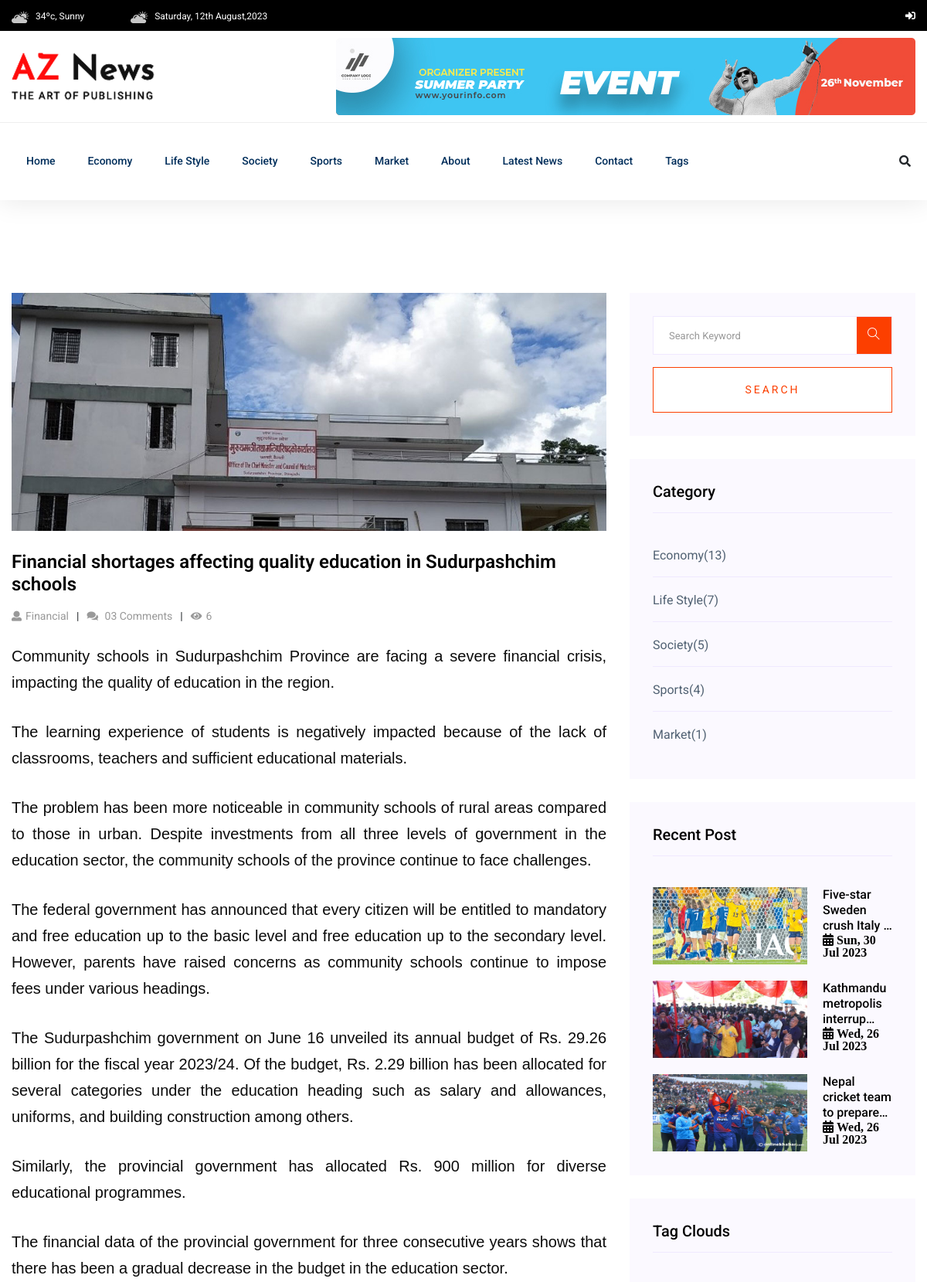
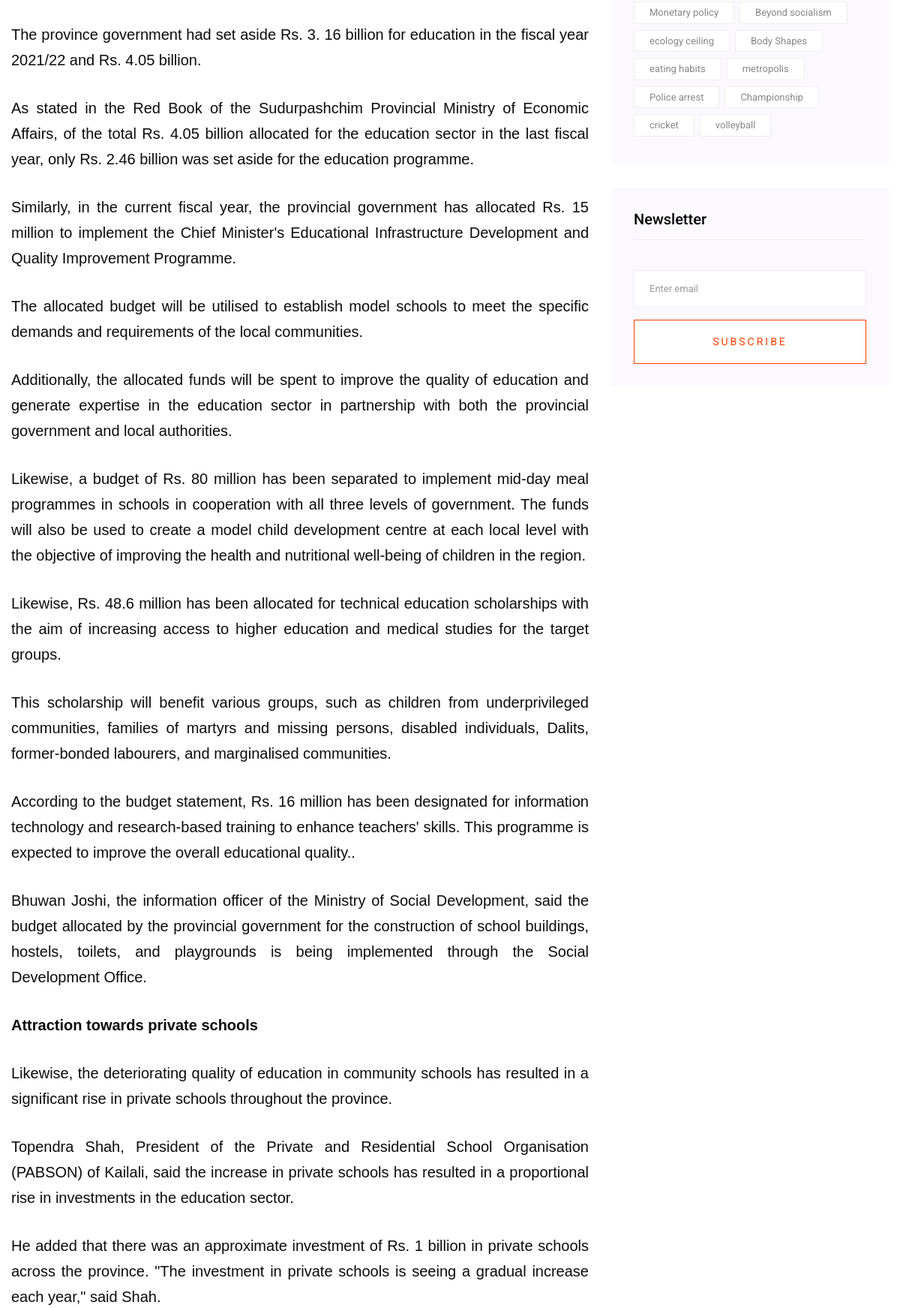
Screenshot of /post-detail/36/ (upper part) with the database file from the repository (2 pictures, top to bottom).
### news_app/models.py (models this page shows, shortened)
class Category(models.Model):
     name = models.CharField(max_length=100)

class Post(models.Model):
     STATUS_CHOICES = [
          ("active", "Active"),
          ("in_active", "Inactive"),
     ]
     title = models.CharField(max_length=255)
     content = models.TextField()
     feature_image = models.ImageField(upload_to="post_images/%Y/%m/%d", blank=False)
     author = models.ForeignKey("auth.User", on_delete=models.CASCADE)
     status = models.CharField(max_length=20, choices=STATUS_CHOICES, default="active")
     views_count = models.PositiveBigIntegerField(default=0)
     published_at = models.DateField(null=True, blank=True)
     category = models.ForeignKey(Category, on_delete=models.CASCADE)
     tag = models.ManyToManyField(Tag)

class Tag(models.Model):
     name = models.CharField(max_length=100)
     def __str__(self):
          return self.name

### news_app/views.py (the view)
# urls.py: path("post-detail/<int:pk>/", views.PostDetailView.as_view(), name="post-detail"),
class PostDetailView(DetailView):
    model = Post
    template_name = "aznews/detail/detail.html"
    context_object_name = "post"
    paginate_by = 1
    def get_queryset(self):
        query = super().get_queryset()
        query = query.filter(published_at__isnull=False, status="active")
        return query
    def get_context_data(self, **kwargs):
        context = super().get_context_data(**kwargs)
        obj = self.get_object()
        obj.views_count += 1
        obj.save()
        context["previous_post"] = (
            Post.objects.filter(
                published_at__isnull=False, status="active", id__lt=obj.id
            )
            .order_by("-id")
            .first()
        )
        context["next_post"] = (
            Post.objects.filter(
                published_at__isnull=False, status="active", id__gt=obj.id
            )
            .order_by("id")
            .first()
        )
        return context

### news_app/navbar.py (called while the page is built)
def navigation(request):
     categories = Category.objects.all()[:5]
     tags = Tag.objects.all()[:10]
     trending_posts = Post.objects.filter(published_at__isnull = False, status = "active").order_by("-views_count")[:3]
     return{
          "categories":categories,
          "tags":tags,
          "trending_posts":trending_posts,
     }

### templates/aznews/detail/detail.html (shortened to what this page needs)
{% extends "aznews/base.html" %}
{% load static %}
{% block content %}
<section class="blog_area single-post-area section-padding">
<div class="container">
<div class="row">
<div class="col-lg-8 posts-list">
     {% include "aznews/detail/left/post_detail.html" %}
</div>
<div class="col-lg-4">
     <div class="blog_right_sidebar">
          {% include "aznews/list/right/search_form.html" %}
          {% include "aznews/list/right/category.html" %}
          {% include "aznews/list/right/popular_posts.html" %}
          {% include "aznews/list/right/tags.html" %}
          {% include "aznews/list/right/newsletter.html" %}
     </div>
</div>
</div>
</div>
</section>
{% endblock content %}

### templates/aznews/header.html (shortened to what this page needs)
{% load static %}
<header>
    <div class="header-area">
        <div class="main-header ">
            <div class="header-top black-bg d-none d-md-block">
                <div class="container">
                    <div class="col-xl-12">
                        <div class="row d-flex justify-content-between align-items-center">
                            <div class="header-info-left">
                                <ul>
                                    <li><img src="{% static 'aznews/assets/img/icon/header_icon1.png' %}" alt="">34ºc,
                                        Sunny </li>
                                    <li><img src="{% static 'aznews/assets/img/icon/header_icon1.png' %}"
                                            alt="">{% now 'l, jS F,Y' %}</li>
                                </ul>
                            </div>
                            <div class="header-info-right">
                                <ul class="header-social">
                                    {% if user.is_authenticated %}
                                    <li><a href="https://twitter.com/aznews_tv"><i class="fab fa-twitter"></i></a></li>
                                    <li><a href="https://www.instagram.com/aznews.ant/"><i class="fab fa-instagram"></i></a></li>
                                    <li> <a href="#"><i class="fab fa-pinterest-p"></i></a></li>
                                    <li><a href="{%url 'news_admin:post-create' %}"><i class="fas fa-plus"></i></a></li>
                                    <li><a href="{%url 'news_admin:draft-list' %}"><i class="fas fa-paste"></i></a></li>
                                    <li><a href="{%url 'logout' %}"><i class="fas fa-sign-out-alt"></i></a></li>
                                    {% else %}
                                    <li><a href="{%url 'login' %}"><i class="fas fa-sign-in-alt"></i></a></li>
                                    {% endif %}
                                </ul>
                            </div>
                        </div>
                    </div>
                </div>
            </div>
            <div class="header-mid d-none d-md-block">
                <div class="container">
                    <div class="row d-flex align-items-center">
                        <div class="col-xl-3 col-lg-3 col-md-3">
                            <div class="logo">
                                <a href="/"><img src="{% static 'aznews/assets/img/logo/logo.png' %}" alt=""></a>
                            </div>
                        </div>
                        <div class="col-xl-9 col-lg-9 col-md-9">
                            <div class="header-banner f-right ">
                                <img src="{% static 'aznews/assets/img/hero/header_card.jpg' %}" alt="">
                            </div>
                        </div>
                    </div>
                </div>
            </div>
            <div class="header-bottom header-sticky">
                <div class="container">
                    <div class="row align-items-center">
                        <div class="col-xl-10 col-lg-10 col-md-12 header-flex">
                            <div class="main-menu d-none d-md-block">
                                <nav>
                                    <ul id="navigation">
                                        <li><a href="/">Home</a></li>
                                        {% for category in categories %}
                                        <li><a
                                                href="{% url 'post-by-category' category.id %}">{{category.name|title}}</a>
                                        </li>
                                        {% endfor %}
                                        <li><a href="{% url 'about' %}">About</a></li>
                                        <li><a href="{% url 'post-list' %}">Latest News</a></li>
                                        <li><a href="{% url 'contact' %}">Contact</a></li>
                                        <li><a href="#">Tags</a>
                                        </li>
                                    </ul>
                                </nav>
                            </div>
                        </div>
                        <div class="col-xl-2 col-lg-2 col-md-4">
                            <div class="header-right-btn f-right d-none d-lg-block">
                                <i class="fas fa-search special-tag"></i>
                            </div>
                        </div>
                        <div class="col-12">
                        </div>
                    </div>
                </div>
            </div>
        </div>
    </div>
</header>

### templates/aznews/detail/left/post_detail.html
{% load static %}
<div class="single-post">
     <div class="feature-img">
     <img class="img-fluid" src="{{ post.feature_image.url }}" alt="{{ post.title}}">
     </div>
     <div class="blog_details">
     <h2>{{ post.title}}</h2>
     <ul class="blog-info-link mt-3 mb-4">
          <li><a href="#"><i class="fa fa-user"></i>{{ post.tag.all|join:","}}</a></li>
          <li><a href="#"><i class="fa fa-comments"></i> 03 Comments</a></li>
          <li><a href="#"><i class="fa fa-eye"></i>{{post.views_count}}</a></li>
     </ul>
    {{ post.content|safe}}
     </div>
</div>

### templates/aznews/list/right/category.html
{% load static %}
<aside class="single_sidebar_widget post_category_widget">
     <h4 class="widget_title">Category</h4>
     <ul class="list cat-list">
          {% for category in categories %}
          <li>
               <a href="#" class="d-flex">
                    <p>{{category.name|title}}</p>
                    <p>({{category.post_set.count}})</p>
               </a>
          </li>
          {% endfor %}
     </ul>
</aside>

### templates/aznews/list/right/popular_posts.html
{% load static %}
<aside class="single_sidebar_widget popular_post_widget">
     <h3 class="widget_title">Recent Post</h3>
     {% for trending_post in trending_posts %}
     <div class="media post_item">
          <a href="{% url 'post-detail' trending_post.pk %}"><img src="{{trending_post.feature_image.url}}" alt="{{trending_post.title}}" width="200px" height="100px"></a>
          <div class="media-body">
               <a href="{% url 'post-detail' trending_post.pk %}">
                    <h3>{{trending_post.title |truncatechars:30}}<br><i class="fa fa-calendar-alt">{{trending_post.published_at|date:" D, j M Y"}}</i></h3>
               </a>
          </div>
     </div>
     {% endfor %}
</aside>

### templates/aznews/list/right/tags.html
{% load static %}
<aside class="single_sidebar_widget tag_cloud_widget">
     <h4 class="widget_title">Tag Clouds</h4>
     <ul class="list">
          {% for tag in tags %}
          <li>
               <a href="#">{{tag.name}}</a>
          </li>
          {% endfor %}
     </ul>
</aside>

### rows the page displays
Category: name "Economy", post_set.count "13"
Category: name "Life Style", post_set.count "7"
Category: name "Society", post_set.count "5"
Category: name "Sports", post_set.count "4"
Category: name "Market", post_set.count "1"
Post: feature_image (picture), title "Financial shortages affecting quality education in Sudurpashchim schools", tag.all "Financial", views_count "6", content "Community schools in Sudurpashchim Province are facing a severe financial crisis, impacting the quality of education in the region. The learning experience of students is negatively impacted because of the lack of classrooms, teachers and sufficient educational materials. The problem has been more noticeable in community schools of rural areas compared to those in urban. Despite investments from all three levels of government in the education sector, the community schools of the province continue to face challenges. The federal government has announced that every citizen will be entitled to mandatory and free education up to the basic level and free education up to the secondary level.…"
Post: feature_image (picture), title "Five-star Sweden crush Italy …", published_at "Sun, 30 Jul 2023"
Post: feature_image (picture), title "Kathmandu metropolis interrup…", published_at "Wed, 26 Jul 2023"
Post: feature_image (picture), title "Nepal cricket team to prepare…", published_at "Wed, 26 Jul 2023"
Tag: name "Monetary policy"
Tag: name "Beyond socialism"
Tag: name "ecology ceiling"
Tag: name "Body Shapes"
Tag: name "eating habits"
Tag: name "metropolis"
Tag: name "Police arrest"
Tag: name "Championship"
Tag: name "cricket"
Tag: name "volleyball"
